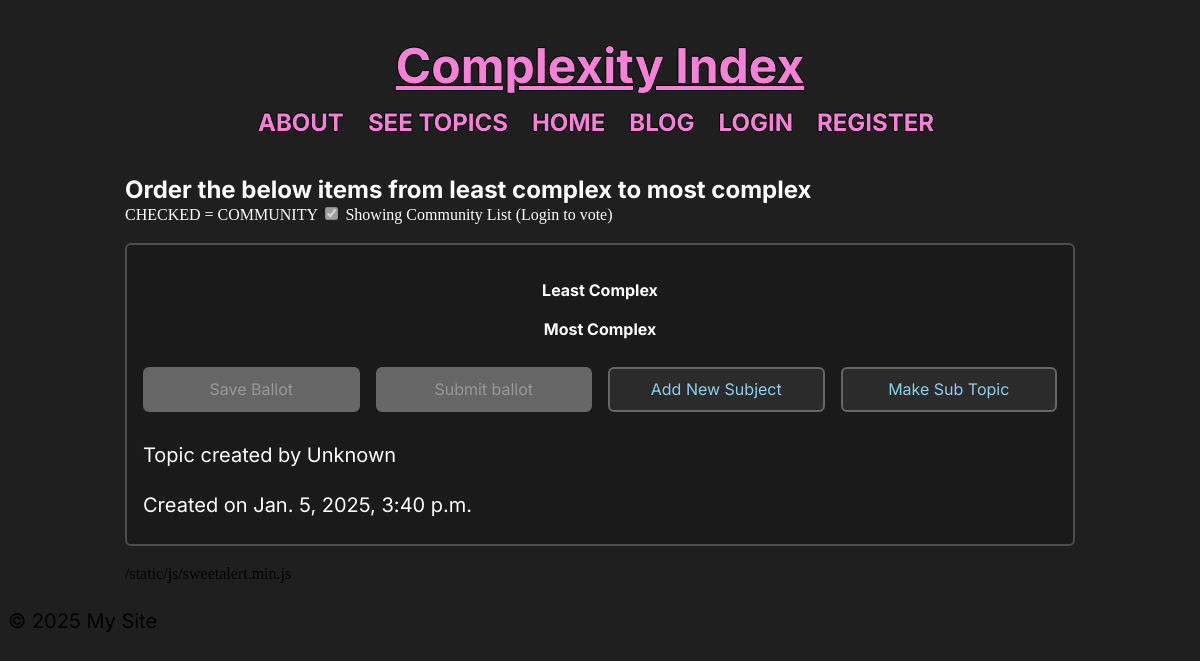
The app's page /polls/topic-detail/1/, older data.
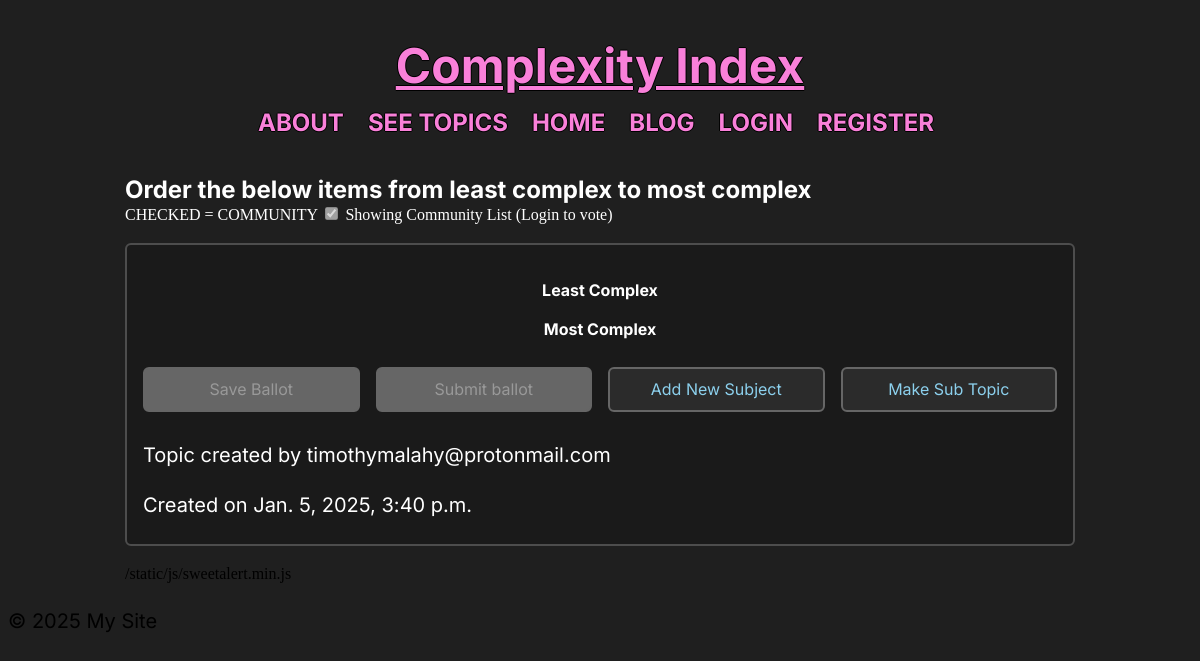
The same page, newer data.
### polls/models.py (models this page shows, shortened)
class Topic(models.Model):
    class Meta:
        constraints = [
            models.UniqueConstraint(
                fields=["topic_text", "owner"],
                name="unique_topic_text_owner",
                condition=models.Q(topic_text__iexact=models.F("topic_text")),
            )
        ]
    topic_text = models.CharField(max_length=200)
    pub_date = models.DateTimeField("date published")
    reference_link = models.URLField(max_length=250, blank=True, null=True)
    publicly_visible = models.BooleanField(
        default=False, help_text="Should this topic be visible to all users?"
    )
    publicly_votable = models.BooleanField(
        default=False, help_text="Should this topic be votable by all users?"
    )
    public_new_subjects = models.BooleanField(
        default=False, help_text="Should this topic allow new subjects to be added by all users?"
    )
    owner = models.ForeignKey(
        CustomUser, on_delete=models.CASCADE, related_name="owner", blank=True, null=True
    )

### user_app/models.py (models this page shows, shortened)
class CustomUser(AbstractBaseUser, PermissionsMixin):
    email = models.EmailField(_("email address"), unique=True)
    first_name = models.CharField(_("first name"), max_length=255, blank=True, null=True)
    last_name = models.CharField(_("last name"), max_length=255, blank=True, null=True)
    is_active = models.BooleanField(_("active"), default=True)
    is_staff = models.BooleanField(_("staff status"), default=False)
    is_superuser = models.BooleanField(_("superuser status"), default=False)
    date_joined = models.DateTimeField(_("date joined"), auto_now_add=True)
    is_verified = models.BooleanField(_("verified"), default=False)
    verification_token = models.CharField(
        _("verification token"), max_length=64, blank=True, null=True
    )
    token_expiration = models.DateTimeField(_("token expiration"), blank=True, null=True)
    objects = CustomUserManager()
    USERNAME_FIELD = "email"
    REQUIRED_FIELDS = []

### polls/views.py (the view)
# urls.py: path("topic-detail/<int:topic_id>/", views.topic_detail, name="topic_detail"),
def topic_detail(request, topic_id):
    context = {}
    user = request.user
    if user.is_anonymous:
        context["anonymous"] = True
    context["subjects"] = Subject.objects.filter(topic=topic_id).prefetch_related(
        "subjectlinks_set"
    )
    try:
        context["topic_owner"] = TopicOwner.objects.get(topic=topic_id).user.email
    except TopicOwner.DoesNotExist:
        context["topic_owner"] = "Unknown"
    context["topic"] = Topic.objects.get(id=topic_id)
    return render(request, "polls/topic-detail.html", context=context)

### polls/templates/polls/topic-detail.html (shortened to what this page needs)
{% extends "base.html" %}
{% load static %}
{% block extrahead %}
    <link rel="stylesheet" href="{% static 'css/polls/topic-detail.css' %}">
{% endblock %}
{% block content %}
    <h2 tabindex="0" >Order the below items from least complex to most complex</h2>
    {% if user.is_authenticated %}
        <label for="switch" class="gui-switch" style="color:white;">
            CHECKED = COMMUNITY
            <input type="checkbox" role="switch" id="switch"
            name="is-community-list"
            hx-get="{% url 'polls:load_subjects' %}"
            hx-trigger='load, confirmed'
            hx-swap="innerHTML"
            hx-target="#poll-form"
            hx-vals='{"topic":"{{topic.id}}"}'
            onClick="showSwapAlert()"
            >
            <span class="slider round"></span>
        </label>
      {% else %}
        <label for="switch" class="gui-switch" style="color:white;">
            CHECKED = COMMUNITY
            <input type="checkbox" role="switch" id="switch" disabled
            checked
            name="is-community-list"
            hx-get="{% url 'polls:load_subjects' %}"
            hx-trigger='load, confirmed'
            hx-swap="innerHTML"
            hx-target="#poll-form"
            hx-vals='{"topic":"{{topic.id}}"}'
            onClick="showSwapAlert()"
            >
            Showing Community List (Login to vote)
        </label>
    {% endif %}
    <div class="ballot inner-container" id="ballot">
        <div class="ballot__header">
            <h4 tabindex="0" class="ballot__header__label">Least Complex</h4>
        </div>
        <div class="ballot__footer">
            <h4 class="ballot__footer__label">Most Complex</h4>
            <div id="ballot-status">
            </div>
            <div class="ballot__controls">
                <button type="button"
                name="save-ballot-btn"
                class="button"
                {% if not user.is_authenticated %} disabled {% endif %}
                hx-post="{% url 'polls:sort_subjects' %}"
                hx-target="this"
                hx-swap="none"
                hx-include="#poll-form"
                >
                    Save Ballot
                </button>
                <button type="button"
                class="button"
                name="submit-ballot-btn"
                {% if not user.is_authenticated  %} disabled {% endif %}
                hx-post="{% url 'polls:sort_subjects' %}"
                hx-target="this"
                hx-swap="none"
                hx-include="#poll-form"
                >
                    Submit ballot
                </button>
                <button
                    type="button"
                    class="button open-modal"
                    id="new-subject"
                    hx-get="{% url 'polls:render_modal' %}"
                    hx-target="#modal-content"
                    >
                    Add New Subject
                </button>
                <button type="button"
                    class="button open-modal"
                    id="new-topic"
                    hx-get="{% url 'polls:render_modal' %}"
                    hx-target="#modal-content">
                    Make Sub Topic
                </button>
            </div>
            <div class="ballot-details">
                <p>Topic created by {{ topic_owner }}</p>
                <p>Created on {{ topic.pub_date }}</p>
            </div>
        </div>
    </div>
    {% static 'js/sweetalert.min.js' %}
{% endblock %}

### templates/base.html (shortened to what this page needs)
{% load static %}
<!DOCTYPE html>
<html lang="en">
<head>
    <link rel="stylesheet" href="{% static 'css/styles.css' %}">
    <link rel="stylesheet" href="{% static 'css/login-modal.css' %}">
    {% load django_htmx %}
    {% block extrahead %}{% endblock %}
</head>
<body class="gradient-background" hx-ext="sse,  response-targets" hx-headers='{"X-CSRFToken": "{{ csrf_token }}"}'>
    {% block header %}
    <header>
        <div class="default-header">
                <h1 class="default-header__h1"><a href="{% url 'home:home' %}#home">Complexity Index</a></h1>
                <nav class="default-header__default-nav">
                    <ul class="nav-list">
                        <li class="nav-item"><a class="nav-link" href="{% url 'home:home' %}#about">About</a></li>
                        <li class="nav-item"><a class="nav-link" href="{% url 'polls:home' %}">See Topics</a></li>
                        <li class="nav-item"><a class="nav-link" href="{% url 'home:home' %}#home">Home</a></li>
                        <li class="nav-item"><a class="nav-link" href="{% url 'home:home' %}#blog">Blog</a></li>
                        {% if user.is_authenticated %}
                            <li class="nav-item"><a class="nav-link" href="#">Logout</a></li>
                            {% comment %} TODO: Make this into an icon and dropdown? {% endcomment %}
                        {% else %}
                            <li class="nav-item"><a class="nav-link" href="#">Login</a></li>
                            <li class="nav-item"><a class="nav-link" href="#">Register</a></li>
                        {% endif %}
                    </ul>
                </nav>
        </div>
    </header>
    {% endblock %}
    <main>
        <div class="container">
            {% block content %}{% endblock %}
        </div>
    </main>
    <footer>
        <p>&copy; 2025 My Site</p>
    </footer>
</body>
</html>

### static/css/styles.css (style rules this page uses)
:root { --font-family: "Inter", "Arial", sans-serif; --font-weight-strong: 600; --font-size-h1: 3rem; --font-size-h2: 1.5rem; --font-size-h3: 1.6rem; --font-size-h4: 1.35rem; --font-size-text: 1.25rem; --border-radius: 0; --brand-color-dark: hsl(316, 71%, 74%); --brand-color-dark-intense: hsl(316, 91%, 74%); --brand-color-dark-subtle: hsl(316, 31%, 74%); --accent-color-dark-intense: hsl(198, 93%, 74%); --accent-color-dark: hsl(198, 73%, 74%); --accent-color-dark-subtle: hsl(198, 33%, 74%); --container-background-color-dark: hsl(0, 0%, 20%); --container-border-color-dark: hsl(0, 0%, 40%) 2px solid; --container-border-radius-dark: 6px; --quote-background-color: hsl(197, 9%, 45%); }
*, *::before, *::after { box-sizing: border-box; }
html { -moz-text-size-adjust: none; -webkit-text-size-adjust: none; text-size-adjust: none; }
body, h1, h2, h3, h4, p, figure, blockquote, dl, dd { margin-block-end: 0; }
body { min-height: 100vh; line-height: 1.5; }
h1, h2, h3, h4, button, input, label { line-height: 1.1; }
h1, h2, h3, h4 { text-wrap: balance; }
a:not([class]) { text-decoration-skip-ink: auto; color: currentColor; }
input, button, textarea, select { font-family: inherit; font-size: inherit; }
body { min-height: 100vh; font-size: 100%; line-height: 1.5; text-rendering: optimizeSpeed; overflow-x: hidden; background: hsl(0, 0%, 12%); }
.nav-list { display: flex; flex-wrap: wrap; justify-content: flex-start; list-style: none; width: 100%; max-width: 900px; margin: 0 auto; padding: 0; }
.nav-link { color: var(--brand-color-dark-intense); font-size: 1.5rem; font-family: var(--font-family); font-weight: 700; text-transform: uppercase; text-decoration: none; display: inline-grid; padding: 0.5rem; text-shadow: -1px 0 black, 0 1px black, 1px 0 black, 0 -1px black; }
.nav-link::after { width: 100%; height: 0.33em; background-color: var(--accent-color-dark); opacity: 0; content: ""; }
.nav-item { margin: 0 0.5rem 0 0; }
.container { width: 100%; max-width: 950px; margin-right: auto; margin-left: auto; }
.default-header { width: 100%; max-width: 950px; margin-right: auto; margin-left: auto; display: grid; place-items: center; align-items: end; }
.default-header__h1 { font-size: var(--font-size-h1); color: var(--brand-color-dark-intense); text-shadow: -1px 0 black, 0 1px black, 1px 0 black, 0 -1px black; }
.default-header__default-nav { margin: 0.25rem 0 0 0; padding: 0rem 0 0 0; }
h1, h2, h3, h4 { font-family: var(--font-family); font-weight: 700; color: hsl(0, 0%, 100%); }
p { font-family: var(--font-family); font-weight: 400; font-size: var(--font-size-text); line-height: 1.5; }

### static/css/polls/topic-detail.css (style rules this page uses)
.inner-container { padding: 1rem; gap: 1rem; margin: 1rem 0; background-color: hsl(0, 0%, 10%); border: hsl(0, 0%, 30%) 2px solid; border-radius: 6px; }
.ballot { color: white; font-size: 1rem; font-family: var(--font-family); }
.ballot h4 { display: flex; justify-content: center; width: 100%; }
.ballot__footer { margin-bottom: 0.5rem; display: flex; flex-direction: column; }
.ballot__controls { margin: 0.5rem 0; --min: 15ch; --gap: 1rem; display: grid; grid-gap: var(--gap); grid-template-columns: repeat(auto-fit, minmax(min(100%, var(--min)), 1fr)); }
.button { background-color: hsl(0, 0%, 17%); color: var(--accent-color-dark); border: hsl(0, 0%, 40%) 2px solid; border-radius: 6px; padding: 0.75rem; text-decoration: none; text-align: center; }
.button:disabled { background-color: hsl(0, 0%, 40%); color: hsl(0, 0%, 60%); cursor: not-allowed; }

Row changes from the older to the newer data that the page shows:
now on this page (row edited): CustomUser: email "timothymalahy@protonmail.com"
Text that changed along with them:
{{ topic_owner }}: "Unknown" → (not shown)
